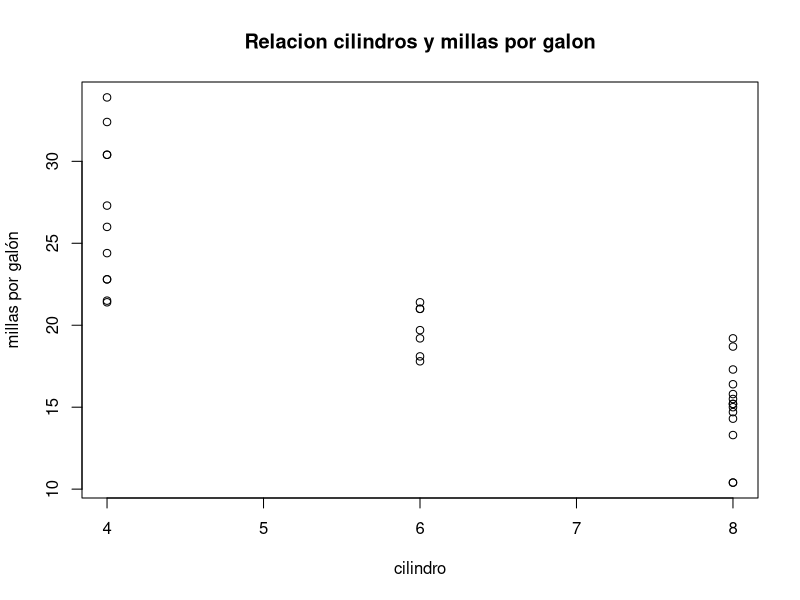
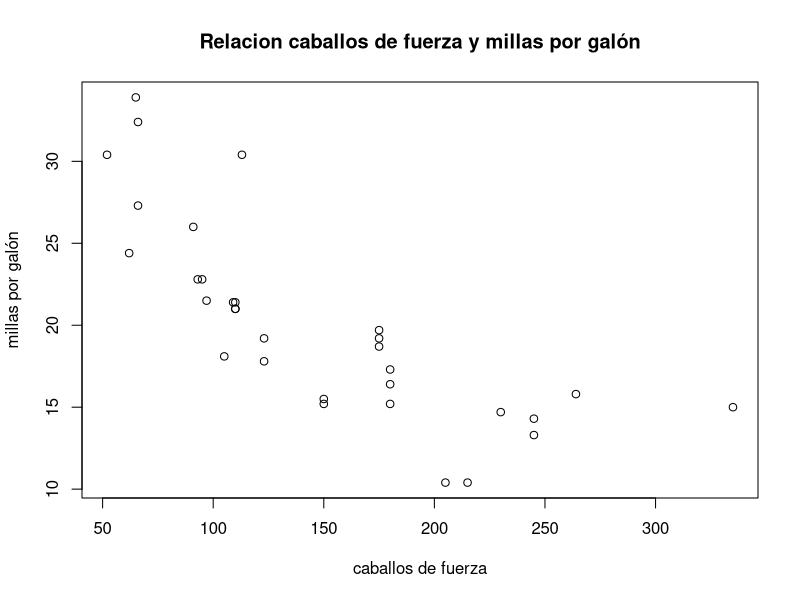

The R script that drew these images, in order: (Note: this script raises an error after producing the figures.)
# EDA (Exploratory Data Analysis)

# La importancia de visualizar los datos antes de comenzar la formula estadistica

# CUARTETO DE ANSCOMBE: la importancia de visualizar los datos antes de enfocarnos en las formulas estadisticas

# Tipos de visualizacion para EDA: 

# HISTOGRAMA:  Las barras van pegadas, el orden en el eje x es de mayor a menor, presenta lo que hay y lo que no hay, los numeros no se pueden convertir en etiquetas
# vs grafica de barras: cualquier orden en el eje x, los numeros se pueden volver etiquetas

# SCATTERPLOT: se mezclan variables continuas o datos numéricos, no hay etiquetas o variables categorias, los puntos no se pueden unir, la variable independiente va en el eje x y la variable independiente en el eje y
# VS grafica de lineas: se parece más a una serie de tiempo, en esta sí podemos unir los puntos porque estos muestran una evolución o secuencia.

# BOXPLOT: Muestra los cinco elementos clave en estadistica descriptiva,: 
        # min, 
        # max, 
        # primer quartil, 
        # mediana o segundo quartill y 
        #tercer quartil

# EDA con scatterplot 

# EDA mtcars
#plot(eje Y ~ eje X,
#     nombre x, nombre y,
#     titulo del scatterplot)

plot(mtcars$mpg ~ mtcars$cyl,
    xlab="cilindro", ylab="millas por galón",
    main="Relacion cilindros y millas por galon") 

plot(mtcars$mpg ~ mtcars$hp,
     xlab="caballos de fuerza", ylab="millas por galón",
     main="Relacion caballos de fuerza y millas por galón")

#EDA orangeEc
plot(orangeEc$Unemployment ~ orangeEc$Education.invest...GDP,
     xlab="Inversion educacion (%PIB)", ylab="Desempleo",
     main="Relación entre la inversion en educacion y el desempleo")

plot(orangeEc$GDP.PC ~ orangeEc$Creat.Ind...GDP,
     xlab="APorte economía naranja al PIB", ylab="PIB",
     main="Relación entre el PIB  y el aporte de la economia naranja ")

# EDA Histogramas
# Dataset mtcars

install.packages("ggplot2")
library(ggplot2)

qplot(mtcars$hp,
     geom="histogram",
     xlab="caballos de fuerza",
     main="Carros según caballos de fuerza")


ggplot(mtcars, aes(x=hp)) + 
    geom_histogram(binwidth = 30) +
    labs(x="Canballos de fuerza", y="Cantidad de carros",
         title="Caballos de fuerza en carros seleccionados") +
    theme(legend.position = "none") +
    theme(panel.background = element_blank(), panel.grid.major = element_blank(),
          panel.grid.minor = element_blank()) 
    


ggplot() + geom_histogram(data=mtcars,
                          aes(x=hp), fill="blue", color="red",
                          binwidth = 20) +
    labs(x="Canballos de fuerza", y="Cantidad de carros",
         title="Caballos de fuerza en carros seleccionados") +
    xlim(c(89, 280)) +
    theme(legend.position = "none") +
    theme(panel.background = element_blank(), panel.grid.major = element_blank(),
          panel.grid.minor = element_blank()) 
    

# dataset Economia Naranja

ggplot() + geom_histogram(data=orangeEc,
                          aes(x=GDP.PC), fill="blue", color="red",
                          binwidth = 2000) +
    labs(x="pib per capita", y="Cantidad de países",
         title="pib per capita en paises LATAM") +
    theme(legend.position = "none") +
    theme(panel.background = element_blank(), panel.grid.major = element_blank(),
          panel.grid.minor = element_blank()) 


ggplot() + geom_histogram(data=orangeEc,
                          aes(x=Creat.Ind...GDP), fill="blue", color="red",
                          binwidth = 1) +
    labs(x="APorte Economian naranja al pib en %", y="Cantidad de países",
         title="Contribucion economia naranja al pib en LATAM") +
    theme(legend.position = "none") +
    theme(panel.background = element_blank(), panel.grid.major = element_blank(),
          panel.grid.minor = element_blank()) 

ggplot() + geom_histogram(data=orangeEc,
                          aes(x=Internet.penetration...population), fill="red", color="yellow",
                          binwidth = 5) +
    labs(x="Penetracion internet (%)ppoblkacion", y="Cantidad de países",
         title="Penetracion de internet en pasises latam") +
    theme(legend.position = "none") +
    theme(panel.background = element_blank(), panel.grid.major = element_blank(),
          panel.grid.minor = element_blank()) 
